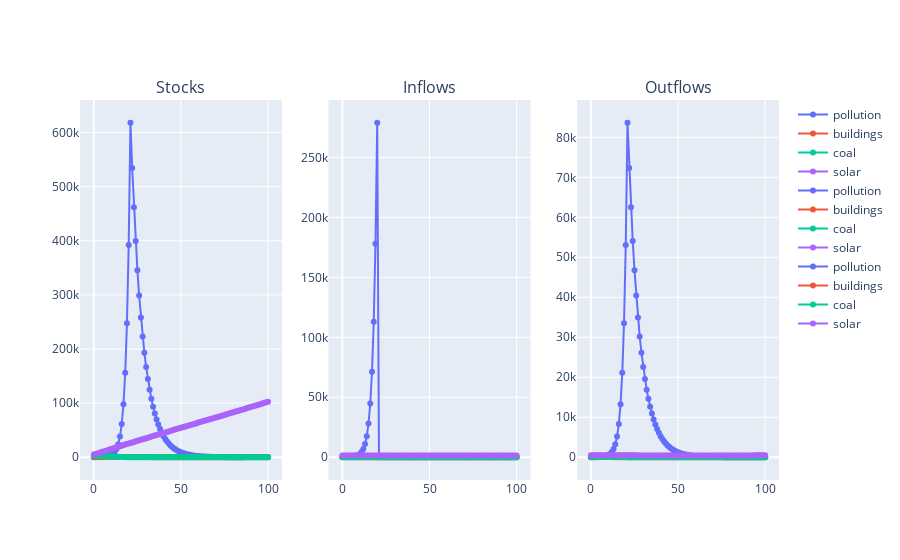

The notebook cell this image was saved under:
### Code cell
a.pollution_lim = True
a.sensitivity = True
a.run_sim(time_steps=101)
a.plot_sim()
